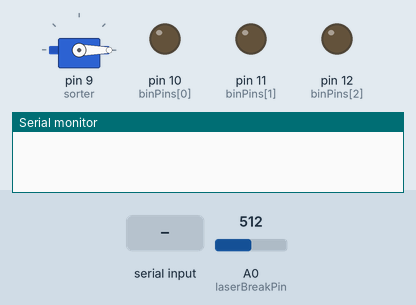
Recording of a sketch running on a simulated Arduino Uno, built with avr-gcc and run on an emulated ATmega328P. Parts: servo, output pins drawn as LEDs (lit = HIGH), the last lines printed to the serial monitor. The inputs (shaded band) are chosen by the test bench; at power-on: A0 (laserBreakPin) = 512.

Above: at 2.2 s.
2.3 s: "open" received over Serial
At 4.5 s:
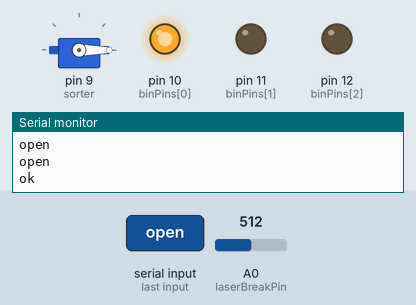
4.8 s: A0 (laserBreakPin) set to 17
6.3 s: A0 (laserBreakPin) set to 13
Timing chart, 0 to 9.3 s (numbered marks = the images above; inputs shaded):
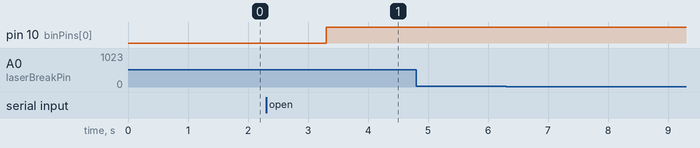

The sketch:

postalbox-hardware.ino
```cpp
#include <Servo.h>

Servo sorter;
int sortPin = 9;
int pos = 0;

// all the way down, normal, bin 2, bin 3
int bins[] = {0, 30, 60, 90};
int binsNum = 4;

int binPins[] = {10,11,12};

int laserBreakPin = A0;
int laserThreshold = 15;

void setup() {
    sorter.attach(9);
    Serial.begin(9600);
    sorter.write(0);
    delay(1000);
    pinMode(binPins[0], OUTPUT);
    pinMode(binPins[1], OUTPUT);
    pinMode(binPins[2], OUTPUT);
}

// arduino is s l a v e
void loop() {
    // laser broken by envelope!
    if(analogRead(laserBreakPin) < laserThreshold) {
        Serial.println("mail");
    }

    String incoming = Serial.readString();
    if (incoming.length()) {
        incoming.toLowerCase();

        Serial.println(incoming);

        // maximum number of arguments
        const int maxArgs = 2;
        String cmd[maxArgs];

        int i = 0;
        char buf[512];
        incoming.toCharArray(buf, sizeof(buf));
        char *p = buf;
        while ((cmd[i] = strtok_r(p, " ", &p)) != NULL) {
            Serial.println(cmd[i]);
            i++;
        }

        for(i;i<maxArgs;i++){
            cmd[i]="";
        }

        if(cmd[0].equals("sort")) {
            int bin = cmd[1].toInt();
            // error handling
            if(bin > binsNum - 1 || bin < 0) {
                Serial.println("bad");
            }

            if(pos > bins[bin]){
                for(;pos>bins[bin];--pos){
                    sorter.write(pos);
                    delay(1);
                }
            } else if(pos < bins[bin]) {
                for(;pos<bins[bin];++pos){
                    sorter.write(pos);
                    delay(1);
                }
            }
            delay(1000);
            for(;pos>bins[0];--pos){
                sorter.write(pos);
                delay(1);
            }
            Serial.println("ok");
        }
        else if(cmd[0].equals("open")) {
            digitalWrite(binPins[cmd[1].toInt()], HIGH);
            Serial.println("ok");
        }
        else if(cmd[0].equals("close")) {
            digitalWrite(binPins[cmd[1].toInt()], LOW);
            Serial.println("ok");
        }
        else {
            Serial.println("bad");
        }
    }
}
```

Measured:
- after the input at 2.3 s, pin 10 (binPins[0]): LOW → HIGH after 1.0 s
- after the input at 4.8 s, every drawn part: stays the same
